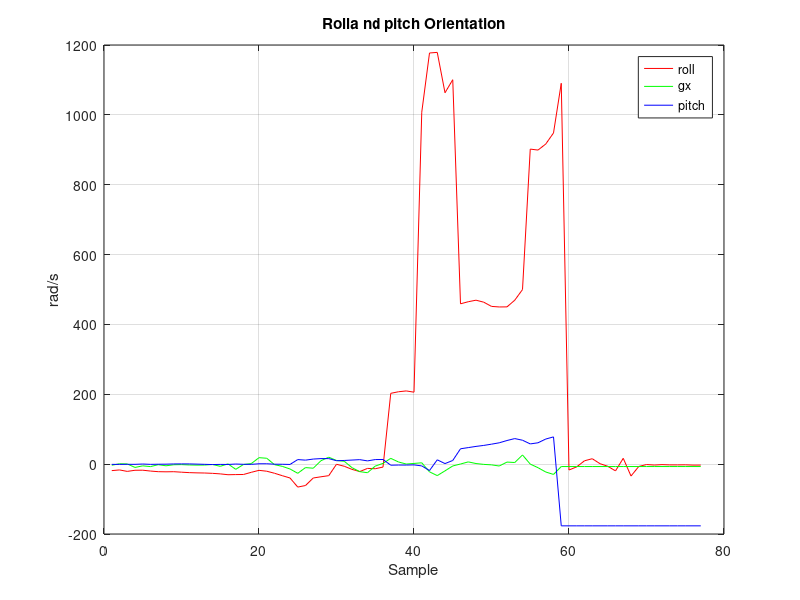

Source code (MATLAB):
data = csvread("LoggedData.csv");     % Load CSV data
roll = data(:, 1);
gx = data(:, 2);
pitch = data(:, 3);

samples = (1:length(roll));  % X-axis

figure;
plot(samples, roll, 'r', samples, gx, 'g', samples, pitch, 'b');
legend("roll", "gx", "pitch");
xlabel("Sample");
ylabel("rad/s");
title("Rolla nd pitch Orientation");
grid on;


